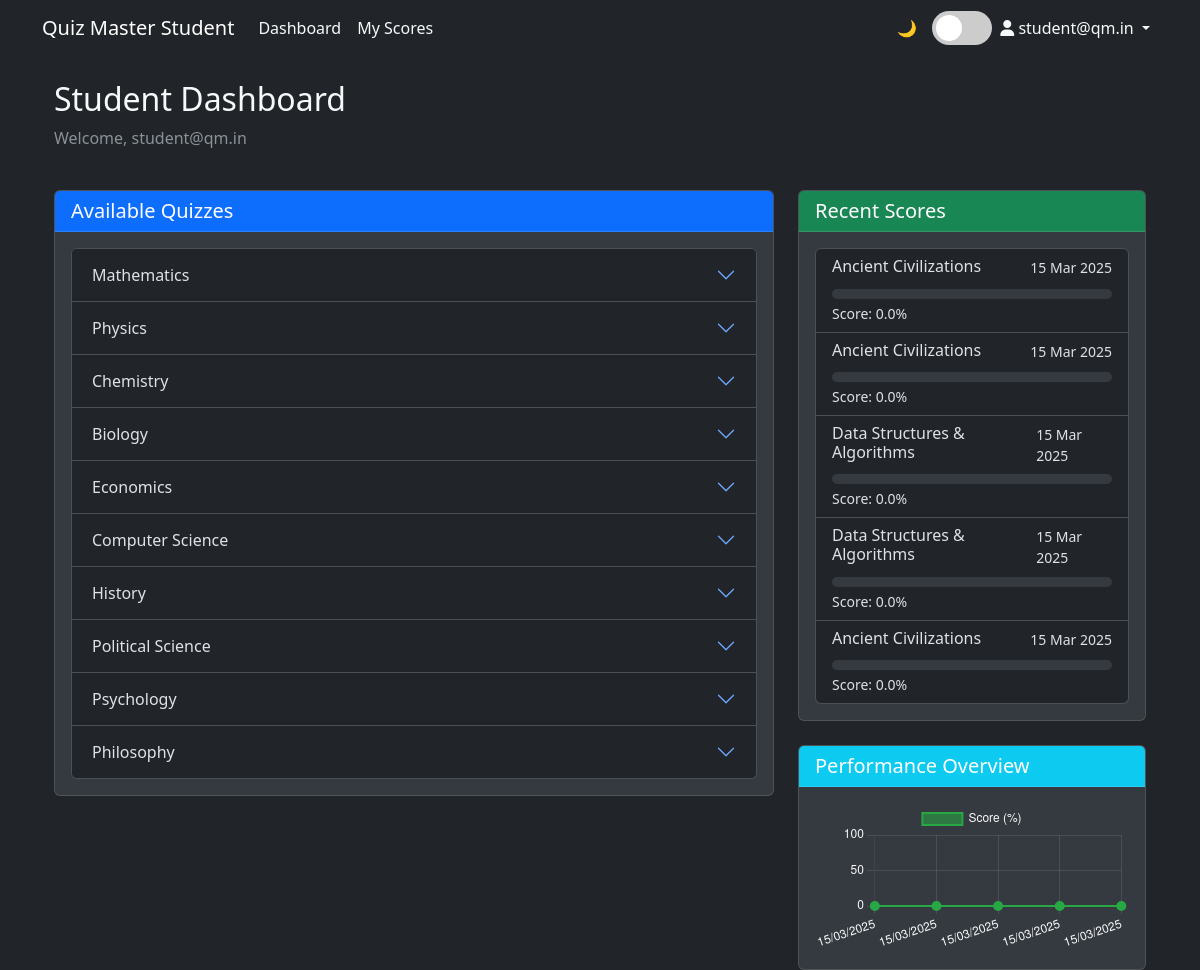
Page /user/dashboard (signed in) on the committed database.
### models.py (models this page shows)
class User(UserMixin, db.Model):
    __tablename__ = 'user'
    id = db.Column(db.Integer, primary_key=True)
    email = db.Column(db.String(120), unique=True, nullable=False)
    password = db.Column(db.String(256), nullable=False)
    full_name = db.Column(db.String(100), nullable=False)
    qualification = db.Column(db.String(100), nullable=False)
    dob = db.Column(db.Date, nullable=False)
    created_at = db.Column(db.DateTime, default=get_ist_time)
    scores = db.relationship('Score', backref='user', lazy=True)

class Subject(db.Model):
    __tablename__ = 'subject'
    id = db.Column(db.Integer, primary_key=True)
    name = db.Column(db.String(100), nullable=False)
    description = db.Column(db.Text)
    chapters = db.relationship('Chapter', backref='subject', lazy=True)
    __table_args__ = (db.UniqueConstraint('name'),)

class Score(db.Model):
    __tablename__ = 'score'
    id = db.Column(db.Integer, primary_key=True)
    quiz_id = db.Column(db.Integer, db.ForeignKey('quiz.id'), nullable=False)
    user_id = db.Column(db.Integer, db.ForeignKey('user.id'), nullable=False)
    time_stamp_of_attempt = db.Column(db.DateTime, default=get_ist_time)
    total_scored = db.Column(db.Float, nullable=False)  # Store as a percentage
    max_score = db.Column(db.Integer, nullable=False, default=100)  # Maximum possible score
    total_questions = db.Column(db.Integer, nullable=False, default=0)  # Total number of questions
    correct_answers = db.Column(db.Integer, nullable=False, default=0)  # Number of correct answers
    wrong_answers = db.Column(db.Integer, nullable=False, default=0)  # Number of incorrect answers
    not_attempted = db.Column(db.Integer, nullable=False, default=0)  # Number of unanswered questions

class Chapter(db.Model):
    __tablename__ = 'chapter'
    id = db.Column(db.Integer, primary_key=True)
    subject_id = db.Column(db.Integer, db.ForeignKey('subject.id'), nullable=False)
    name = db.Column(db.String(100), nullable=False)
    description = db.Column(db.Text)
    quizzes = db.relationship('Quiz', backref='chapter', lazy=True)
    __table_args__ = (db.UniqueConstraint('name'),)

### routes.py (the view)
@app.route('/user/dashboard')
@login_required
def user_dashboard():
    if isinstance(current_user, Admin):
        return redirect(url_for('admin_dashboard'))
    subjects = Subject.query.all()
    recent_scores = Score.query.filter_by(user_id=current_user.id).order_by(Score.time_stamp_of_attempt.desc()).limit(5).all()
    progress_labels = []
    progress_data = []
    if recent_scores:
        scores_for_chart = recent_scores.copy()
        scores_for_chart.reverse()
        progress_labels = [s.time_stamp_of_attempt.strftime('%d/%m/%Y') for s in scores_for_chart]
        progress_data = [s.total_scored for s in scores_for_chart]
    return render_template('user/dashboard.html',
                          subjects=subjects,
                          recent_scores=recent_scores,
                          progress_labels=progress_labels,
                          progress_data=progress_data)

### routes.py (called while the page is built)
@login_manager.user_loader
@login_manager.user_loader
def load_user(user_id):
    try:
        user_type = session.get('user_type')
        if user_type == 'admin':
            return Admin.query.get(int(user_id))
        else:
            return User.query.get(int(user_id))
    except Exception as e:
        logging.error(f"Error in load_user: {str(e)}")
        return None

### templates/user/dashboard.html (shortened to what this page needs)
{% extends "user/base_user.html" %}
{% block content %}
<div class="container">
    <div class="row mb-4">
        <div class="col">
            <h2>Student Dashboard</h2>
            <p class="text-muted">Welcome, {{ current_user.full_name }}</p>
        </div>
    </div>
    <div class="row">
        <div class="col-md-8">
            <div class="card mb-4">
                <div class="card-header bg-primary text-white">
                    <h5 class="mb-0">Available Quizzes</h5>
                </div>
                <div class="card-body">
                    <div class="accordion" id="subjectsAccordion">
                        {% for subject in subjects %}
                        <div class="accordion-item">
                            <h2 class="accordion-header" id="heading{{ subject.id }}">
                                <button class="accordion-button collapsed" type="button" data-bs-toggle="collapse"
                                        data-bs-target="#collapse{{ subject.id }}">
                                    {{ subject.name }}
                                </button>
                            </h2>
                        </div>
                        {% endfor %}
                    </div>
                </div>
            </div>
        </div>
        <div class="col-md-4">
            <div class="card mb-4">
                <div class="card-header bg-success text-white">
                    <h5 class="mb-0">Recent Scores</h5>
                </div>
                <div class="card-body">
                    {% if recent_scores %}
                    <div class="list-group">
                        {% for score in recent_scores %}
                        <a href="{{ url_for('view_score', score_id=score.id) }}" class="list-group-item list-group-item-action">
                            <div class="d-flex w-100 justify-content-between">
                                <h6 class="mb-1">{{ score.quiz.chapter.name }}</h6>
                                <small>{{ score.time_stamp_of_attempt.strftime('%d %b %Y') }}</small>
                            </div>
                            <div class="progress mt-2" style="height: 10px;">
                            </div>
                            <small class="mt-1 d-block">Score: {{ score.total_scored }}%</small>
                        </a>
                        {% endfor %}
                    </div>
                    {% else %}
                    <p class="text-muted">You haven't taken any quizzes yet.</p>
                    {% endif %}
                </div>
            </div>
            {% if recent_scores %}
            <div class="card">
                <div class="card-header bg-info text-white">
                    <h5 class="mb-0">Performance Overview</h5>
                </div>
                <div class="card-body">
                    <canvas id="performanceChart"></canvas>
                </div>
            </div>
            {% endif %}
        </div>
    </div>
</div>
{% endblock %}
{% block scripts %}
{% if recent_scores %}
<script>
    document.addEventListener('DOMContentLoaded', function() {
        // Get last 5 scores
        const labels = {{ progress_labels|tojson }};
        const data = {{ progress_data|tojson }};
        // Create performance chart
        createScoreChart('performanceChart', labels, data);
    });
</script>
{% endif %}
{% endblock %}

### templates/user/base_user.html (shortened to what this page needs)
<!DOCTYPE html>
<html lang="en" data-bs-theme="dark" id="html-element">
<head>
    <link rel="stylesheet" href="https://cdn.jsdelivr.net/npm/bootstrap@5.3.0/dist/css/bootstrap.min.css">
    <link rel="stylesheet" href="https://cdnjs.cloudflare.com/ajax/libs/font-awesome/6.4.2/css/all.min.css">
    <link href="{{ url_for('static', filename='css/quiz.css') }}" rel="stylesheet">
</head>
<body>
    <nav class="navbar navbar-expand-lg" id="main-navbar">
        <div class="container">
            <a class="navbar-brand" href="{{ url_for('user_dashboard') }}">Quiz Master Student</a>
            <div class="collapse navbar-collapse" id="navbarNav">
                <ul class="navbar-nav">
                    <li class="nav-item">
                        <a class="nav-link" href="{{ url_for('user_dashboard') }}">Dashboard</a>
                    </li>
                    <li class="nav-item">
                        <a class="nav-link" href="#">My Scores</a>
                    </li>
                </ul>
                <ul class="navbar-nav ms-auto">
                    <li class="nav-item d-flex align-items-center">
                        <span class="theme-icon" id="theme-icon">🌙</span>
                        <label class="theme-switch">
                            <span class="slider"></span>
                        </label>
                    </li>
                    <li class="nav-item dropdown">
                        <a class="nav-link dropdown-toggle" href="#" id="userDropdown" role="button" data-bs-toggle="dropdown" aria-expanded="false">
                            <i class="fas fa-user"></i> {{ current_user.full_name }}
                        </a>
                    </li>
                </ul>
            </div>
        </div>
    </nav>
    <div class="container mt-4">
        {% block content %}{% endblock %}
    </div>
    {% block scripts %}{% endblock %}
</body>
</html>

### templates/user/base_user.html (style rules this page uses)
:root { --bs-primary-rgb: 13, 110, 253; --bs-secondary-rgb: 108, 117, 125; --bs-success-rgb: 25, 135, 84; --bs-info-rgb: 13, 202, 240; --bs-warning-rgb: 255, 193, 7; --bs-danger-rgb: 220, 53, 69; --bs-light-rgb: 248, 249, 250; --bs-dark-rgb: 33, 37, 41; }
[data-bs-theme="dark"] { --bs-body-color: #dee2e6; --bs-body-bg: #212529; --bs-tertiary-bg-rgb: 52, 58, 64; }
[data-bs-theme="dark"] .card { --bs-card-border-color: rgba(255, 255, 255, 0.125); }
:root { --light-text: #212529; --dark-text: #f8f9fa; --light-bg: #ffffff; --dark-bg: #212529; --light-card-bg: #f8f9fa; --dark-card-bg: #343a40; }
[data-bs-theme="dark"] { --text-color: var(--dark-text); --bg-color: var(--dark-bg); --card-bg: var(--dark-card-bg); }
body { color: var(--text-color); background-color: var(--bg-color); transition: all 0.3s ease; }
.card { background-color: var(--card-bg); }
.text-auto-contrast { color: var(--text-color) !important; }
.theme-switch { position: relative; display: inline-block; width: 60px; height: 34px; margin-left: 10px; }
.slider { position: absolute; cursor: pointer; top: 0; left: 0; right: 0; bottom: 0; background-color: #ccc; transition: .4s; border-radius: 34px; }
.slider:before { position: absolute; content: ""; height: 26px; width: 26px; left: 4px; bottom: 4px; background-color: white; transition: .4s; border-radius: 50%; }
.theme-icon { margin-right: 5px; }

### rows in the picture
User: full_name "student@qm.in"
Subject: name "Mathematics"
Subject: name "Physics"
Subject: name "Chemistry"
Subject: name "Biology"
Subject: name "Economics"
Subject: name "Computer Science"
Subject: name "History"
Subject: name "Political Science"
Subject: name "Psychology"
Subject: name "Philosophy"
Score: quiz.chapter.name "Ancient Civilizations", time_stamp_of_attempt "15 Mar 2025", total_scored "0.0"
Score: quiz.chapter.name "Ancient Civilizations", time_stamp_of_attempt "15 Mar 2025", total_scored "0.0"
Score: quiz.chapter.name "Data Structures & Algorithms", time_stamp_of_attempt "15 Mar 2025", total_scored "0.0"
Score: quiz.chapter.name "Data Structures & Algorithms", time_stamp_of_attempt "15 Mar 2025", total_scored "0.0"
Score: quiz.chapter.name "Ancient Civilizations", time_stamp_of_attempt "15 Mar 2025", total_scored "0.0"

### other values in the picture
chart data {{ progress_labels|tojson }} ["15/03/2025", "15/03/2025", "15/03/2025", "15/03/2025", "15/03/2025"]
chart data {{ progress_data|tojson }} [0.0, 0.0, 0.0, 0.0, 0.0]
